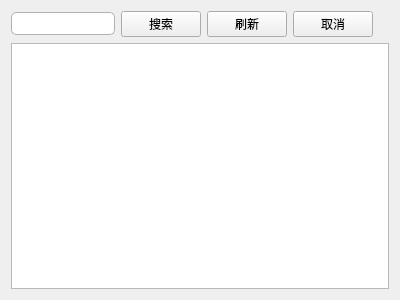
<?xml version="1.0" encoding="UTF-8"?>
<ui version="4.0">
 <class>InfoTable</class>
 <widget class="QWidget" name="InfoTable">
  <property name="geometry">
   <rect>
    <x>0</x>
    <y>0</y>
    <width>400</width>
    <height>300</height>
   </rect>
  </property>
  <property name="windowTitle">
   <string>Form</string>
  </property>
  <property name="styleSheet">
   <string notr="true">QLineEdit { 
	font-size: 10pt; 
	padding: 2px; 
	border: 1px solid #b2b2b2; 
	border-radius: 5px; 
	color: #333; 
}
</string>
  </property>
  <layout class="QGridLayout" name="gridLayout">
   <item row="0" column="0">
    <layout class="QHBoxLayout" name="horizontalLayout">
     <item>
      <widget class="QLineEdit" name="searchLineEdit"/>
     </item>
     <item>
      <widget class="QPushButton" name="searchPushButton">
       <property name="focusPolicy">
        <enum>Qt::StrongFocus</enum>
       </property>
       <property name="text">
        <string>搜索</string>
       </property>
      </widget>
     </item>
     <item>
      <widget class="QPushButton" name="refreshPushButton">
       <property name="focusPolicy">
        <enum>Qt::NoFocus</enum>
       </property>
       <property name="text">
        <string>刷新</string>
       </property>
      </widget>
     </item>
     <item>
      <widget class="QPushButton" name="cancelPushButton">
       <property name="focusPolicy">
        <enum>Qt::NoFocus</enum>
       </property>
       <property name="text">
        <string>取消</string>
       </property>
      </widget>
     </item>
     <item>
      <spacer name="horizontalSpacer">
       <property name="orientation">
        <enum>Qt::Horizontal</enum>
       </property>
       <property name="sizeHint" stdset="0">
        <size>
         <width>40</width>
         <height>20</height>
        </size>
       </property>
      </spacer>
     </item>
    </layout>
   </item>
   <item row="1" column="0">
    <widget class="QTableWidget" name="tableWidget">
     <property name="gridStyle">
      <enum>Qt::SolidLine</enum>
     </property>
     <attribute name="verticalHeaderVisible">
      <bool>true</bool>
     </attribute>
     <attribute name="verticalHeaderCascadingSectionResizes">
      <bool>false</bool>
     </attribute>
     <attribute name="verticalHeaderHighlightSections">
      <bool>false</bool>
     </attribute>
    </widget>
   </item>
  </layout>
 </widget>
 <resources/>
 <connections/>
</ui>
